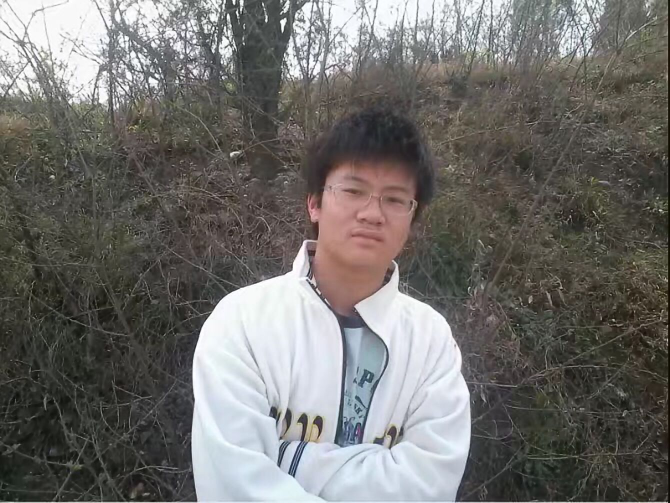
#> input picture data/images/mdr/TIM图片20190415155723.jpg, 1340 x 1006 px, found by its file name (shown at 1/2 size); its folder holds only this picture in this run
$ python modify_img.py   (older library calls are emulated)
#> lines starting #> are read from the running program, lines starting #| are printed output that depends on the picture
import os
from PIL import Image
filepath = 'data/images/mdr/'
dir = os.listdir(filepath)
print(dir)
for image_name in dir:
    im = Image.open(filepath+image_name)
#> im is the input picture: PIL image 1340x1006 RGB; mean R, G, B 111.7, 110.1, 107.4
    im = im.resize((250,250),Image.ANTIALIAS)
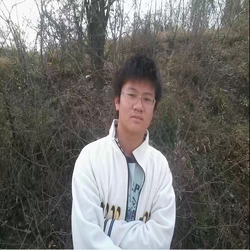
#> im: PIL image 250x250 RGB; mean R, G, B 111.7, 110.1, 107.3
    im.save(filepath+image_name)
